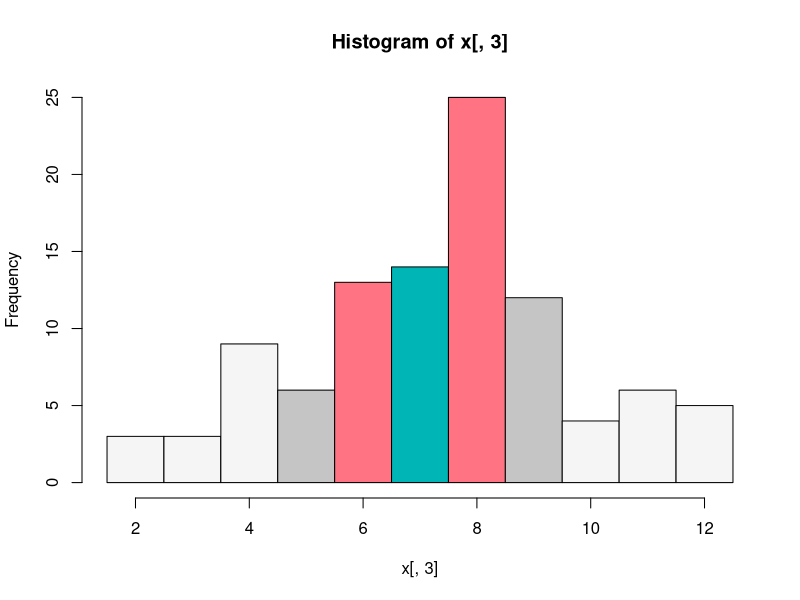

The R source for this figure:
dice_roll <- function() {
  x <- sample(1:6, 1)
  y <- sample(1:6, 1)
  return(c(x,y,x+y))
}

# initialize
x <- matrix(ncol = 3)
runs <- 100
for (n in 1:runs) {
  x <- rbind(x, dice_roll())
}
hist(x[,3], breaks = c(1:12)+.5, col = rep(c("#f5f5f5", "#c5c5c5", "#ff7383", "#00b5b5", "#ff7383", "#c5c5c5", "#f5f5f5"), times = c(3,1,1,1,1,1,3)))


#' priorities for selecting first pieces
#' 
#' 1. Best probability
#' 2. Diverse resources
#' 3. How many turns until your next pueblo?
#'    What are the next best options?
#' 4. What are the nearby resources?
#'    Will people be able to block you?
#' 5. Diversity of numbers